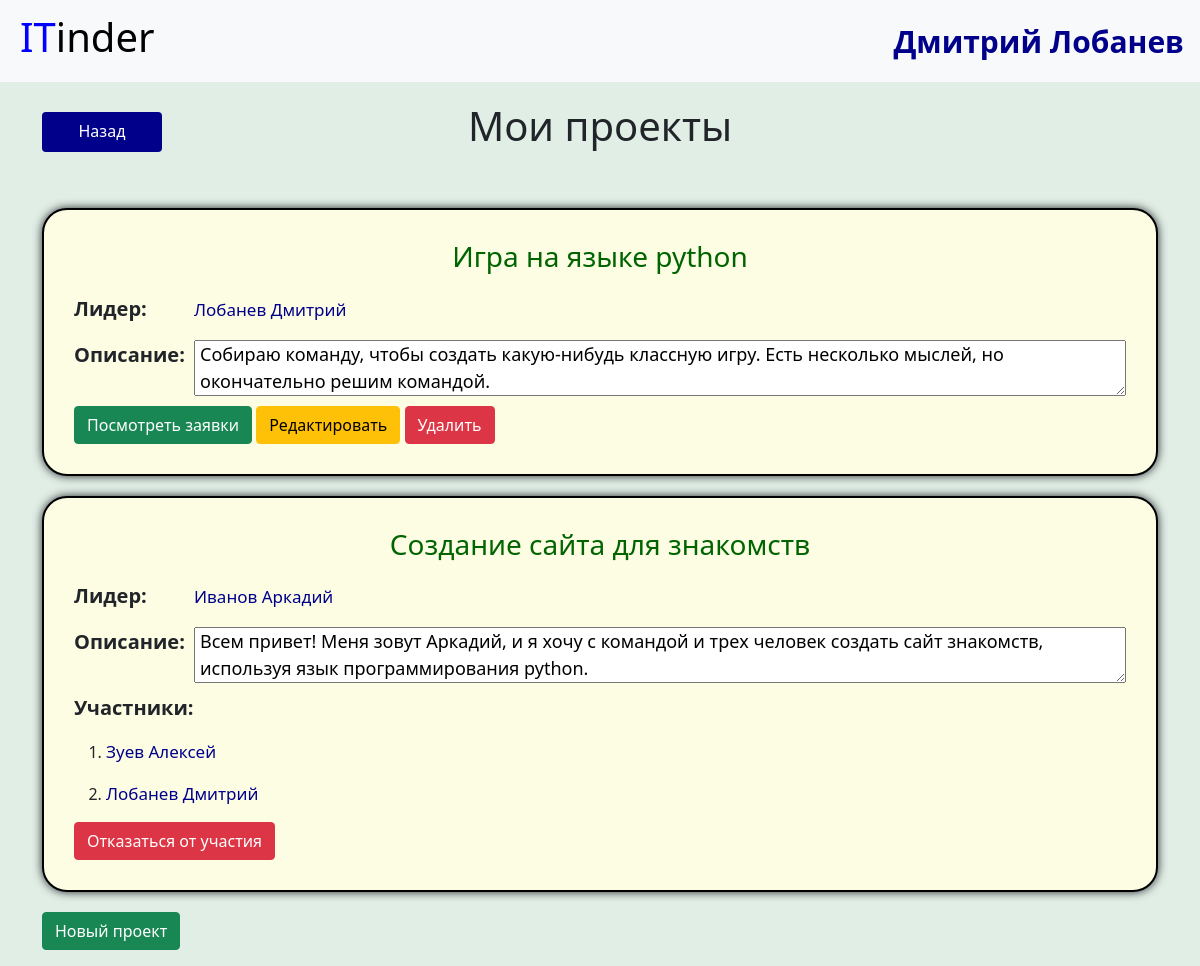
Page /projects (signed in) on the committed database.
### data/users.py (models this page shows, shortened)
class User(SqlAlchemyBase, UserMixin, SerializerMixin): # Таблица с пользователями
    __tablename__ = 'users'
    id = sqlalchemy.Column(sqlalchemy.Integer,
                           primary_key=True, autoincrement=True)
    name = sqlalchemy.Column(sqlalchemy.String, nullable=True)
    surname = sqlalchemy.Column(sqlalchemy.String, nullable=True)
    about = sqlalchemy.Column(sqlalchemy.String, nullable=True)
    email = sqlalchemy.Column(sqlalchemy.String,
                              index=True, unique=True, nullable=True)
    age = sqlalchemy.Column(sqlalchemy.Integer, nullable=True)
    hashed_password = sqlalchemy.Column(sqlalchemy.String, nullable=True)
    created_date = sqlalchemy.Column(sqlalchemy.DateTime,
                                     default=datetime.datetime.now)
    project = orm.relation("Projects", back_populates='leader')
    projects = orm.relation('Projects',
                            secondary='users_to_projects',
                            backref='users')

### data/projects.py (models this page shows)
class Projects(SqlAlchemyBase, SerializerMixin): # Таблица с проектами
    __tablename__ = 'projects'
    id = sqlalchemy.Column(sqlalchemy.Integer, primary_key=True,
                           autoincrement=True)
    title = sqlalchemy.Column(sqlalchemy.String, nullable=True)
    team_lead = sqlalchemy.Column(sqlalchemy.Integer,
                                  sqlalchemy.ForeignKey('users.id'))
    count = sqlalchemy.Column(sqlalchemy.Integer, nullable=True)
    created_date = sqlalchemy.Column(sqlalchemy.DateTime,
                                     default=datetime.datetime.now)
    about = sqlalchemy.Column(sqlalchemy.String, nullable=True)
    active = sqlalchemy.Column(sqlalchemy.Boolean, default=True)
    leader = orm.relation('User')
    applications = orm.relation('User',
                                secondary='projects_applications',
                                backref='applications')

### main.py (the view)
@app.route('/projects') # Страница с проектами, в которых пользователь участвует(в том числе является лидером)
@login_required
def my_projects():
    global db_sess
    projects = current_user.project + current_user.projects
    return render_template('projects.html', title='Мои проекты', projects=projects)

### main.py (called while the page is built)
@login_manager.user_loader
def load_user(user_id):
    global db_sess
    return db_sess.query(User).get(user_id)

### templates/projects.html (shortened to what this page needs)
{% extends "base.html" %}
{% block content %}
    <div class="grid profile">
    <a class="btn cansel grid" href="/persona/{{ current_user.id }}">Назад</a>
    <h1 class="text-center grid profile">Мои проекты</h1>
    </div>
    {% for item in projects%}
    <div class='block'>
        <h3 class="text-center title">{{ item.title }}</h3>
        <div class="text-about">
            <p class="about-title text-title">Описание:</p>
            {% if item.about %}
                <textarea class="about content" readonly>{{ item.about }}</textarea>
            {% else %}
                <textarea class="about content" style="color: rgb(189, 189, 189)" readonly>Нет</textarea>
            {% endif %}
            <p class="leader-title text-title">Лидер:</p>
            <p class="leader content"><a href='/persona/{{ item.team_lead }}'>{{ item.leader.surname }} {{ item.leader.name }}</a></p>
        </div>
            {% if item.users %}
            <p class="text-title">Участники:</p>
            <ol>
                {% for i in item.users %}
                <li><p class="content"><a class="name" href="/persona/{{ i.id }}">{{ i.surname }} {{i.name}}</a>
                    </p>
                </li>
                {% endfor %}
            </ol>
            {% endif %}
            {% if current_user.is_authenticated and current_user == item.leader %}
                {% if item.active %}
                    <a class="btn btn-success" href="/applications/{{ item.id }}">Посмотреть заявки</a>
                {% endif %}
                <a class="btn btn-warning" href="/edit_project/{{ item.id }}">Редактировать</a>
                <a class="btn btn-danger" href="/delete/{{ item.id }}">Удалить</a>
            {% else %}
                <a class="btn btn-danger" href="/out_project/{{ item.id }}">Отказаться от участия</a>
            {% endif %}
        </div>
    {% endfor %}
    <p><a class="btn btn-success" href="/new_project">Новый проект</a></p>
{% endblock %}

### templates/base.html (shortened to what this page needs)
<!doctype html>
    <html lang="en">
    <head>
        <link rel="stylesheet"
        href="https://cdn.jsdelivr.net/npm/bootstrap@5.0.0-beta1/dist/css/bootstrap.min.css"
>
        <link rel="stylesheet" type="text/css" href="{{url_for('static', filename='css/style.css')}}" />
</head>
<body>
<header>
    <nav class="navbar navbar-light bg-light">
        <h1 class="navbar-brand"><a href="/" class="head"><span class="head">IT</span>inder</a></h1>
        {% if current_user.is_authenticated %}
            <a class="navbar-brand user" href="/persona/{{ current_user.id }}">{{ current_user.name }} {{current_user.surname}}</a>
        {% else %}
            <p class="sign">
                <a class="btn btn-primary " href="/register">Зарегистрироваться</a>
                <a class="btn btn-success" href="/login">Войти</a>
            </p>
        {% endif %}
    </nav>
</header>
<main role="main" class="container">
    {% block content %}{% endblock %}
</main>
</body>
</html>

### static/css/style.css (style rules this page uses)
span.head { color:blue }
h1.navbar-brand { margin-left: 20px; font-size: 40px; }
a.navbar-brand.user { font-size: 30px; color: darkblue; font-weight: bold; }
div.block { border: black solid 2px; border-radius: 25px; background-color: rgb(252, 253, 227); margin: 20px 0px; padding: 30px; box-shadow: 0 0 10px; }
div.grid { display: grid; grid-template-columns: 300px auto; column-gap: 20px; margin-top: 20px; }
h1.grid { grid-column: 2 / 3; grid-row: 1 / 2; }
body { background-color: rgb(225, 238, 230); }
h3.title { color: darkgreen; margin-bottom: 20px; }
p.about-title { grid-row: 1/ 2; }
textarea.about { grid-row: 1 / 2; font-size: 18px; padding: 0 5px; margin-top: 0px; margin-bottom: 10px; }
div.text-about { display: grid; grid-template-columns: 120px auto; }
p.text-title { grid-column: 1 / 2; font-size: 20px; font-weight: bold; }
p.leader-title { grid-row: 2 / 3; }
p.leader { grid-row: 2 / 3; }
.content { grid-column: 2 / 3; font-size: 17px; margin-top: 3px; }
p.leader > a, a.name { color: darkblue; text-decoration: none; font-size: 17px; }
a.btn.application, a.btn.cansel { background-color: darkblue; color: white; }
a.btn.cansel { grid-column: 1 / 2; grid-row: 1 / 2; max-height: 40px; margin-top: 10px; }
div.profile { grid-template-columns: 120px auto; margin-bottom: 50px; }
h1.profile { margin-right: 140px; }
p.about-title, textarea.about { grid-row: 5 / 6; }
textarea.about { cursor: default; }
a.head { text-decoration: none; color:black }

### rows in the picture
User: name "Дмитрий", surname "Лобанев"
Projects: title "Игра на языке python", about "Собираю команду, чтобы создать какую-нибудь классную игру. Есть несколько мыслей, но окончательно решим командой.", leader.surname "Лобанев", leader.name "Дмитрий"
Projects: title "Создание сайта для знакомств", about "Всем привет! Меня зовут Аркадий, и я хочу с командой и трех человек создать сайт знакомств, используя язык программирования python.", leader.surname "Иванов", leader.name "Аркадий"
User: surname "Зуев", name "Алексей"
